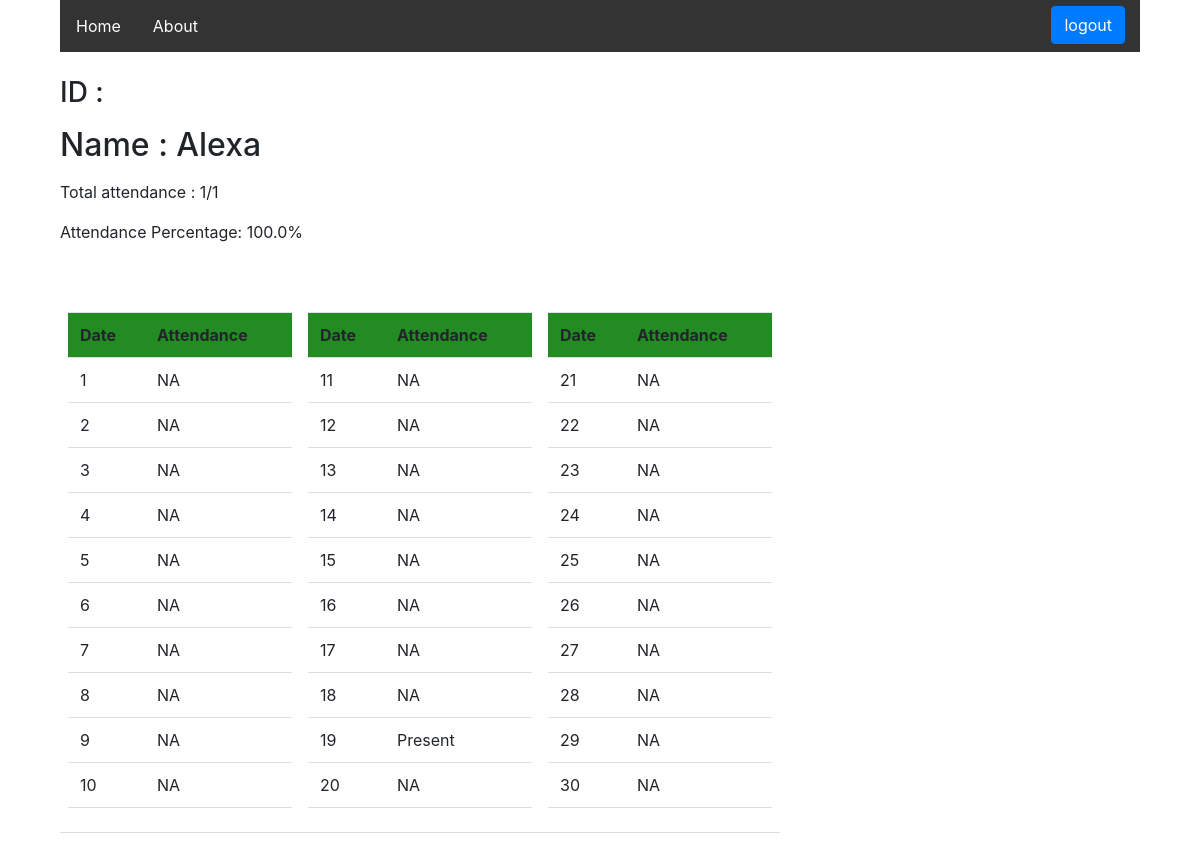
Page /student-attendance/14/ (signed in) on the committed database.
### attendance/models.py (models this page shows, shortened)
class Student(models.Model):
    user = models.OneToOneField(CustomUser,on_delete = models.CASCADE,default = 1)
    name = models.CharField(max_length = 100)

class Attendance(models.Model):
    datetime_var = datetime.now()
    month = datetime_var.month
    ATTENDANCE_CHOICES = (('Present','P'),('Absent','A'),('NA','NA'))
    month = models.CharField(default = month,max_length = 100 )
    user = models.ManyToManyField(Student)
    day1 = models.CharField(choices = ATTENDANCE_CHOICES,max_length = 100,default ='NA')
    day2 = models.CharField(choices = ATTENDANCE_CHOICES,max_length = 100,default ='NA')
    day3 = models.CharField(choices = ATTENDANCE_CHOICES,max_length = 100,default ='NA')
    day4 = models.CharField(choices = ATTENDANCE_CHOICES,max_length = 100,default ='NA')
    day5 = models.CharField(choices = ATTENDANCE_CHOICES,max_length = 100,default ='NA')
    day6 = models.CharField(choices = ATTENDANCE_CHOICES,max_length = 100,default ='NA')
    day7 = models.CharField(choices = ATTENDANCE_CHOICES,max_length = 100,default ='NA')
    day8 = models.CharField(choices = ATTENDANCE_CHOICES,max_length = 100,default ='NA')
    day9 = models.CharField(choices = ATTENDANCE_CHOICES,max_length = 100,default ='NA')
    day10 = models.CharField(choices = ATTENDANCE_CHOICES,max_length = 100,default ='NA')
    day11 = models.CharField(choices = ATTENDANCE_CHOICES,max_length = 100,default ='NA')
    day12 = models.CharField(choices = ATTENDANCE_CHOICES,max_length = 100,default ='NA')
    day13 = models.CharField(choices = ATTENDANCE_CHOICES,max_length = 100,default ='NA')
    day14 = models.CharField(choices = ATTENDANCE_CHOICES,max_length = 100,default ='NA')
    day15 = models.CharField(choices = ATTENDANCE_CHOICES,max_length = 100,default ='NA')
    day16 = models.CharField(choices = ATTENDANCE_CHOICES,max_length = 100,default ='NA')
    day17 = models.CharField(choices = ATTENDANCE_CHOICES,max_length = 100,default ='NA')
    day18 = models.CharField(choices = ATTENDANCE_CHOICES,max_length = 100,default ='NA')
    day19 = models.CharField(choices = ATTENDANCE_CHOICES,max_length = 100,default ='NA')
    day20 = models.CharField(choices = ATTENDANCE_CHOICES,max_length = 100,default ='NA')
    day21 = models.CharField(choices = ATTENDANCE_CHOICES,max_length = 100,default ='NA')
    day22 = models.CharField(choices = ATTENDANCE_CHOICES,max_length = 100,default ='NA')
    day23 = models.CharField(choices = ATTENDANCE_CHOICES,max_length = 100,default ='NA')
    day24 = models.CharField(choices = ATTENDANCE_CHOICES,max_length = 100,default ='NA')
    day25 = models.CharField(choices = ATTENDANCE_CHOICES,max_length = 100,default ='NA')
    day26 = models.CharField(choices = ATTENDANCE_CHOICES,max_length = 100,default ='NA')
    day27 = models.CharField(choices = ATTENDANCE_CHOICES,max_length = 100,default ='NA')
    day28 = models.CharField(choices = ATTENDANCE_CHOICES,max_length = 100,default ='NA')
    day29 = models.CharField(choices = ATTENDANCE_CHOICES,max_length = 100,default ='NA')
    day30 = models.CharField(choices = ATTENDANCE_CHOICES,max_length = 100,default ='NA')
    day31 = models.CharField(choices = ATTENDANCE_CHOICES,max_length = 100,default ='NA')

### attendance/views.py (the view)
# urls.py: url(r'^student-attendance/(?P<pk>[0-9]+)/$', views.StudentAttendance,name = 'StudentAttendance'),
@login_required
def StudentAttendance(request,pk):
    student = Student.objects.get(id = pk)
    attendances = Attendance.objects.filter(user = student)
    if request.user.is_teacher == True or request.user == student.user:
        attendance_variable = count_attendance(pk)
        out_of_attendance_variable = out_of_attendance(pk)
        if out_of_attendance_variable == 0:
            attendance_percentage = 0
        else:
            attendance_percentage = (attendance_variable/out_of_attendance_variable)*100
        if attendance_percentage < 75 and out_of_attendance_variable != 0:
            message = "WARNING : your attendance is below 75%, you are expected to have more than 75% to sit in exams!!!"
        else:
            message = ""
        return render(request,'StudentAttendance.html',{'student':student,'attendances':attendances,'attendance_variable':attendance_variable,'out_of_attendance_variable':out_of_attendance_variable,'attendance_percentage':attendance_percentage,'message':message})
    else:
        return HttpResponse('You can\'t access this')

### attendance/templates/StudentAttendance.html (shortened to what this page needs)
<html>
    <head>
            <link rel="stylesheet" href="https://maxcdn.bootstrapcdn.com/bootstrap/4.3.1/css/bootstrap.min.css">
    </head>
    <body>
            <ul>
                    <div>
                        <li><a id = "link" href="#home">Home</a></li>
                        <li ><a id = "link" href="#about">About</a></li>
                    </div>
                    <div class="top-logout">
                        <li style='padding-left:15px;padding-right:15px;padding-top: 6px'><a class='btn btn-primary'id = "link" href ="/auth_urls/logout/">logout</a></li>
                    </div>
                </ul>
        <div class="student-details">
        <p><h3>ID : {{student.username}}</h3></p>
        <p><h2>Name : {{student.name}}</h3></p>
        <P>Total attendance : {{attendance_variable}}/{{out_of_attendance_variable}}</P>
        <p>Attendance Percentage: {{attendance_percentage}}%</p>
        </div>
        {% for attendance in attendances %}
            <table class="parent-table ">
                <td>
                    <table  class="table  table-hover">
                        <tr>
                            <th class = "table-head">Date</th>
                            <th class = "table-head"> Attendance</th>
                        </tr>
                        <tr>
                            <td>1</td>
                            <td>{{attendance.day1}}</td>
                        </tr>
                        <tr>
                            <td>2</td>
                            <td>{{attendance.day2}}</td>
                        </tr>
                        <tr>
                            <td>3</td>
                            <td>{{attendance.day3}}</td>
                        </tr>
                        <tr>
                            <td>4</td>
                            <td>{{attendance.day4}}</td>
                            </tr>
                        <tr>
                            <td>5</td>
                            <td>{{attendance.day5}}</td>
                        </tr>
                        <tr>
                            <td>6</td>
                            <td>{{attendance.day6}}</td>
                        </tr>
                        <tr>
                            <td>7</td>
                            <td>{{attendance.day7}}</td>
                        </tr>
                        <tr>
                            <td>8</td>
                            <td>{{attendance.day8}}</td>
                        </tr>
                        <tr>
                            <td>9</td>
                            <td>{{attendance.day9}}</td>
                        </tr>
                        <tr>
                            <td>10</td>
                            <td>{{attendance.day10}}</td>
                        </tr>
                    </table>
                </td>
                <td>
                    <table class="table table-hover">
                        <tr>
                            <th class="table-head">Date</th>
                            <th class="table-head">Attendance</th>
                        </tr>
                        <tr>
                            <td>11</td>
                            <td>{{attendance.day11}}</td>
                        </tr>
                        <tr>
                            <td>12</td>
                            <td>{{attendance.day12}}</td>
                        </tr>
                        <tr>
                            <td>13</td>
                            <td>{{attendance.day13}}</td>
                        </tr>
                        <tr>
                            <td>14</td>
                            <td>{{attendance.day14}}</td>
                        </tr>
                        <tr>
                            <td>15</td>
                            <td>{{attendance.day15}}</td>
                        </tr>
                        <tr>
                            <td>16</td>
                            <td>{{attendance.day16}}</td>
                        </tr>
                        <tr>
                            <td>17</td>
                            <td>{{attendance.day17}}</td>
                        </tr>
                        <tr>
                            <td>18</td>
                            <td>{{attendance.day18}}</td>
                        </tr>
                        <tr>
                            <td>19</td>
                            <td>{{attendance.day19}}</td>
                        </tr>
                        <tr>
                            <td>20</td>
                            <td>{{attendance.day20}}</td>
                        </tr>
                    </table>
                </td>
                <td>
                    <table class="table  thead-green  table-hover">
                        <tr>
                            <th class="table-head">Date</td>
                            <th class="table-head">Attendance</td>
                        <tr>
                            <td>21</td>
                            <td>{{attendance.day21}}</td>
                        </tr>
                        <tr>
                            <td>22</td>
                            <td>{{attendance.day22}}</td>
                        </tr>
                        <tr>
                            <td>23</td>
                            <td>{{attendance.day23}}</td>
                        </tr>
                        <tr>
                            <td>24</td>
                        <td>{{attendance.day24}}</td>
                        </tr>
                        <tr>
                            <td>25</td>
                            <td>{{attendance.day25}}</td>
                        </tr>
                        <tr>
                            <td>26</td>
                            <td>{{attendance.day26}}</td>
                        </tr>
                        <tr>
                            <td>27</td>
                            <td>{{attendance.day27}}</td>
                        </tr>
                        <tr>
                            <td>28</td>
                            <td>{{attendance.day28}}</td>
                        </tr>
                        <tr>
                            <td>29</td>
                            <td>{{attendance.day29}}</td>
                        </tr>
                        <tr>
                            <td>30</td>
                            <td>{{attendance.day30}}</td>
                        </tr>
                    </table>
        {% endfor %}
    </body>
</html>

### attendance/templates/StudentAttendance.html (style rules this page uses)
ul { list-style-type: none; margin: 0; padding: 0; overflow: hidden; background-color: #333; width:90%; margin-left:5%; }
li { float: left; }
li a { display: block; color: white; text-align: center; padding: 14px 16px; text-decoration: none; }
#link { text-decoration: none; color : white; }
.top-logout { display: inline-block; float: right; }
.parent-table { margin: 5%; padding: 5%; }
table { border-collapse: collapse; width: 60%; }
th, td { padding: 8px; text-align: left; border-bottom: 1px solid #ddd; }
.table-head { background: #228B22; }
.student-details { margin-left:5%; margin-top:2%; }

### rows in the picture
Student: name "Alexa"
Attendance: day1 "NA", day2 "NA", day3 "NA", day4 "NA", day5 "NA", day6 "NA", day7 "NA", day8 "NA", day9 "NA", day10 "NA", day11 "NA", day12 "NA", day13 "NA", day14 "NA", day15 "NA", day16 "NA", day17 "NA", day18 "NA", day19 "Present", day20 "NA", day21 "NA", day22 "NA", day23 "NA", day24 "NA", day25 "NA", day26 "NA", day27 "NA", day28 "NA", day29 "NA", day30 "NA"

### other values in the picture
{{ attendance_variable }} "1"
{{ out_of_attendance_variable }} "1"
{{ attendance_percentage }} "100.0"
